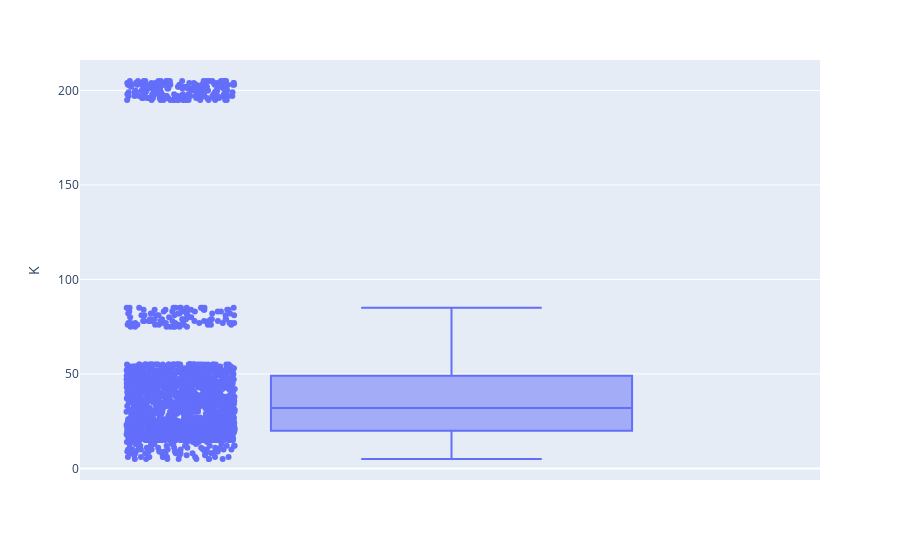

This figure's notebook cell:
### Code cell
fig = px.box(data,y="K",points="all")
fig.show()

### Figure 1 — Plotly figure (JSON) as saved in the notebook; plotly's stock layout.template omitted (floating-point values rounded to 4 significant figures; data arrays with more than 128 entries replaced by an {"elided": "..."} marker saying what was removed)
{"data": [{"alignmentgroup": "True", "boxpoints": "all", "hovertemplate": "K=%{y}<extra></extra>", "legendgroup": "", "marker": {"color": "#636efa"}, "name": "", "notched": false, "offsetgroup": "", "orientation": "v", "showlegend": false, "type": "box", "x0": " ", "xaxis": "x", "y": {"elided": "2200 int values"}, "y0": " ", "yaxis": "y"}], "layout": {"boxmode": "group", "legend": {"tracegroupgap": 0}, "margin": {"t": 60}, "xaxis": {"anchor": "y", "domain": [0, 1]}, "yaxis": {"anchor": "x", "domain": [0, 1], "title": {"text": "K"}}}}
